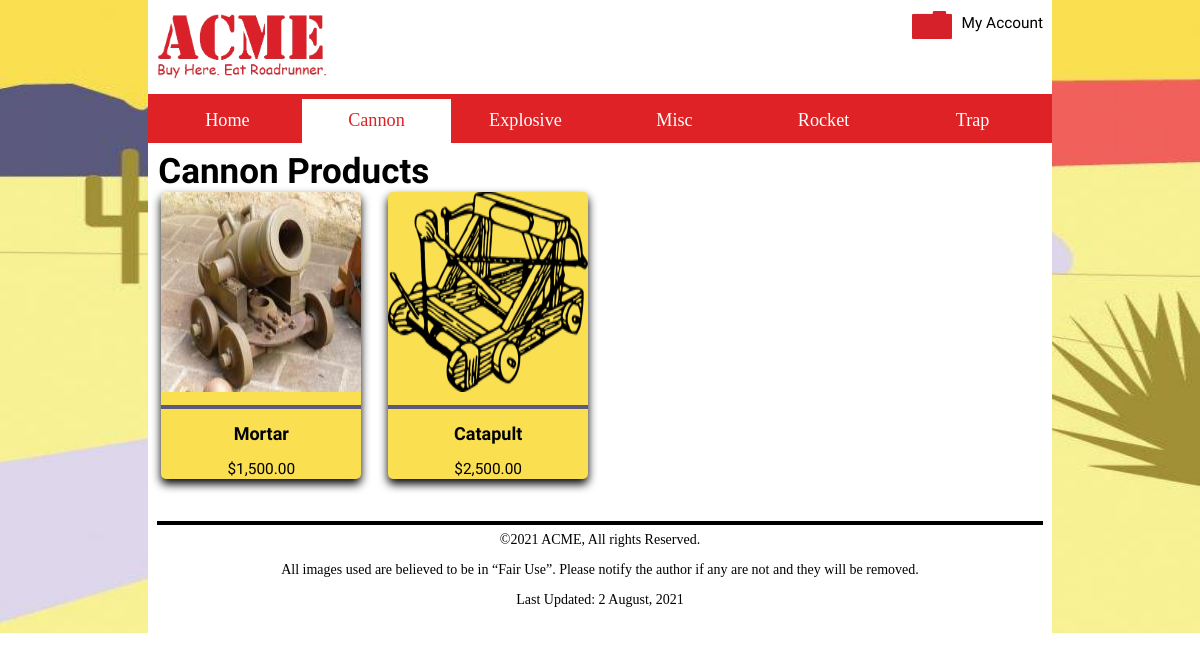
Page /products/?action=category&categoryName=Cannon on the committed database.
### tables this page shows
CREATE TABLE `categories` (
  `categoryId` int(10) UNSIGNED NOT NULL,
  `categoryName` varchar(30) NOT NULL
);

CREATE TABLE `inventory` (
  `invId` int(10) UNSIGNED NOT NULL,
  `invName` varchar(50) NOT NULL DEFAULT '',
  `invDescription` text NOT NULL,
  `invImage` varchar(50) NOT NULL DEFAULT '',
  `invThumbnail` varchar(50) NOT NULL DEFAULT '',
  `invPrice` decimal(10,2) NOT NULL DEFAULT 0.00,
  `invStock` smallint(6) NOT NULL DEFAULT 0,
  `invSize` smallint(6) NOT NULL DEFAULT 0,
  `invWeight` smallint(6) NOT NULL DEFAULT 0,
  `invLocation` varchar(35) NOT NULL DEFAULT '',
  `categoryId` int(10) UNSIGNED NOT NULL,
  `invVendor` varchar(20) NOT NULL DEFAULT '',
  `invStyle` varchar(20) NOT NULL DEFAULT ''
);

### model/acme-model.php (called while the page is built, shortened)
<?php
    function getCategories() {
        $db = acmeConnect();
        $sql = 'SELECT categoryId, categoryName FROM categories ORDER BY categoryName ASC';
        $stmt = $db->prepare($sql);
        $stmt->execute();
        $categories = $stmt->fetchAll();
        return $categories;
    }

### model/products-model.php (called while the page is built, shortened)
<?php
function getProductsByCategoryName($categoryName){
    $db = acmeConnect();
    $sql = 'SELECT * FROM inventory i JOIN categories c ON i.categoryId = c.categoryId WHERE categoryName = :categoryName';
    $stmt = $db->prepare($sql);
    $stmt->bindValue(':categoryName', $categoryName, PDO::PARAM_STR);
    $stmt->execute();
    $products = $stmt->fetchAll(PDO::FETCH_ASSOC);
    return $products;
}

### library/functions.php (the view, shortened to what this page needs)
<?php
function getNavList($categories) {
    $navList = '<ul id="navMenu">';
    $navList .= "<li class='mainMenu active'><a href='/acme/' title='View the Acme home page'>Home</a></li>";
    foreach ($categories as $category) {
        $navList .= "<li class='mainMenu'><a href='/acme/products/?action=category&categoryName=".urlencode($category['categoryName'])."' title='View our $category[categoryName] product line'>$category[categoryName]</a></li>";
    }
    $navList .= '</ul>';
    return $navList;
}
function buildProductsDisplay($products){
    $pd = '<ul id="prod-display">';
    foreach ($products as $product) {
        $pd .= '<li>';
        $pd .= '<a class="product-container" href="/acme/products/?action=product-info&invId='.$product['invId'].'&categoryName='.$product['categoryName'].'" title="Click to view this product">';
        $pd .= "<img src='$product[invThumbnail]' alt='Image of $product[invName] on Acme.com'>";
        $pd .= '<hr class="separator">';
        $pd .= "<h2>$product[invName]</h2>";
        $pd .= "<span>$".number_format($product['invPrice'], 2)."</span>";
        $pd .= "</a>";
        $pd .= '</li>';
    }
    $pd .= '</ul>';
    return $pd;
}

### products/index.php (shortened to what this page needs)
<?php
    require_once '../model/acme-model.php';
    require_once '../model/products-model.php';
    require_once '../library/functions.php';
    $categories = getCategories();
    $navList = getNavList($categories);
    $action = filter_input(INPUT_POST, 'action', FILTER_SANITIZE_STRING);
    if ($action == NULL){
        $action = filter_input(INPUT_GET, 'action', FILTER_SANITIZE_STRING);
    }
    switch ($action){
        case 'category':
            $categoryName = filter_input(INPUT_GET, 'categoryName', FILTER_SANITIZE_STRING);
            $products = getProductsByCategoryName($categoryName);
            if(!count($products)) {
                $message = "<p class='notice'>Sorry, no $categoryName products could be found.</p>";
            } else {
                $prodDisplay = buildProductsDisplay($products);
            }
            include '../view/category.php';
        break;
    }

### common/header.php (shortened to what this page needs)
<!DOCTYPE html>
<html lang="en-US">
<head>
    <link href="/acme/css/styles.css" rel="stylesheet" media="screen">
</head>
<body>
    <div class="content-wrapper">
    <header>
        <a href="/acme/" title="Redirect to the Home page">
            <img src="/acme/images/site/logo.gif" alt="ACME Company Logo" class="logo">
        </a>
        <div class="my-account">
            <?php
                if (isset($login_session) == TRUE) {
                    echo '<a href="/acme/accounts/" title="View my Profile" class="account-action"><span>Welcome '. $clientFirstname .'</span></a>&nbsp;&nbsp; | &nbsp;&nbsp;<a href="/acme/accounts/index.php?action=logout" title="Logout and return to the home page." class="account-action"><span>Logout</span></a>';
                } else {
                    echo '<a href="/acme/accounts/index.php?action=login" title="Redirect to the My Account" class="account-action"><img src="/acme/images/site/account.gif" alt="ACME Company Logo"><span>My Account</span></a>';
                }
            ?>
        </div>
    </header>
    <?php
        include $_SERVER['DOCUMENT_ROOT'] . '/acme/common/navigation.php';
    ?>
    <main>

### common/navigation.php (shortened to what this page needs)
<nav id="myNav">
    <?php echo $navList; ?>
</nav>

### view/category.php (shortened to what this page needs)
<?php
    include $_SERVER['DOCUMENT_ROOT'] . '/acme/common/header.php';
?>
    <section>
        <h1><?php echo $categoryName; ?> Products</h1>
        <?php
            if(isset($prodDisplay)){
                echo $prodDisplay;
            }
        ?>
    </section>
<?php include $_SERVER['DOCUMENT_ROOT'] . '/acme/common/footer.php'; ?>

### common/footer.php (shortened to what this page needs)
            </main>
            <footer>
                <hr>
                <p class="copy">&copy;<?php echo date('Y'); ?> ACME, All rights Reserved.</p>
                <p>All images used are believed to be in <q>Fair Use</q>. Please notify the author if any are not and they will be removed.</p>
                <p>Last Updated: <span id="lastUpdated"></span></p>
            </footer>
        </div>
    </body>
</html>

### css/styles.css (style rules this page uses)
html { box-sizing: border-box; font-family: 'Vollkorn', serif; font-size: 14px; margin: 0; padding: 0; }
*, *:before, *:after { box-sizing: inherit; }
body { background-image: url("/acme/images/site/background.jpg"); background-repeat: no-repeat; background-size: 100% 100%; color: #000000; display: flex; flex-direction: row; flex-flow: nowrap; margin: auto; max-width: 918px; }
h1, h2, h3, h4, h5, h6 { font-family: 'Sriracha', cursive; }
.content-wrapper { background-color: #ffffff; margin: 0 auto; width: 94%; }
header, main, footer { padding: 0.8rem 1%; }
nav { background-color: #de2226; padding: 5px 5px 0 5px; position: relative; }
nav ul { display: none; list-style: none; margin: 0; padding: 0; width: 100%; }
nav ul li a { color: #ffffff; display: block; font-size: 1.1rem; padding: .8rem 2%; text-align: left; text-decoration: none; }
.active a { background-color: #ffffff; color: #de2226; }
h1 { font-size: 1.8rem; margin: 0 2px; }
header { display: flex; justify-content: space-between; }
img.logo { height:auto; width: 120px; }
.my-account a img { height: auto; width: 30px; margin-right: .7em; vertical-align: middle; display:inline-block; }
div a span { color: #000000; font-family: 'Sriracha', cursive; font-size: 1rem; }
.account-action { text-decoration: none; }
h2 { font-size: 1.4rem; }
main { font-size: 1rem; padding: .5em; }
footer { text-align: center; }
hr { border: 2px solid #000000; }
.copy { margin-top: 5px; }
#prod-display, #image-display { margin: 0; padding: 0; display: grid; grid-template-columns: 1fr; gap: 20px; text-align: center; align-content: center; justify-content: center; box-sizing: border-box; }
#prod-display li, #image-display li { list-style-type: none; padding: 0; margin-left: 5px; overflow: hidden; background-color: #fadf50; border-radius: 5px; box-shadow: 0 5px 10px 0 rgba(0, 0, 0, 1); }
#prod-display li img, #image-display li img { width: 100%; height: 200px; }
#prod-display a, #prod-display a:visited, #image-display a, #image-display a:visited { color: #000000; text-decoration: none; width: 100%; }
#prod-display li h2 { font-size: 18px; line-height: 20px; }
.separator { border-color: #5b597e; }
@media only screen and (min-width: 32.5em) { #menu-area:checked ~ ul, nav ul { display: -webkit-flex; display: -moz-flex; display: -ms-flex; display: -o-flex; display: flex; flex-direction: row; } }
@media only screen and (min-width: 32.5em) { nav ul li { flex: 1; position: relative; } }
@media only screen and (min-width: 32.5em) { nav ul li a { font-size: 1.3rem; text-align: center; } }
@media only screen and (min-width: 32.5em) { img.logo { width: 170px; } }
@media only screen and (min-width: 32.5em) { .my-account a img { width: 40px; } }
@media only screen and (min-width: 32.5em) { div a span { font-size: 1.1rem; } }
@media only screen and (min-width: 32.5em) { .content-wrapper { width: 98.5%; } }
@media only screen and (min-width: 32.5em) { h1 { font-size: 2rem; } }
@media only screen and (min-width: 32.5em) { h2 { font-size: 1.8rem; } }
@media only screen and (min-width: 32.5em) { main, div.call-to-action ul li { font-size: 1.1rem; } }
@media only screen and (min-width: 32.5em) { #prod-display, #image-display { grid-template-columns: repeat(4, 1fr); } }
@media only screen and (min-width: 32.5em) { #prod-display li, #image-display li { max-width: 200px; flex: 1 0 auto; text-align: center; max-height: 400px; margin-bottom: 15px; } }
@media only screen and (min-width: 60em) { h1 { font-size: 2.5rem; } }
@media only screen and (min-width: 60em) { h2 { font-size: 2rem; } }
@media only screen and (min-width: 60em) { main, div.call-to-action ul li { font-size: 1.2rem; } }

### rows in the picture
categories: categoryName "Cannon"
categories: categoryName "Explosive"
categories: categoryName "Misc"
categories: categoryName "Rocket"
categories: categoryName "Trap"
inventory: invThumbnail (picture), invName "Mortar", invPrice "1,500.00"
inventory: invThumbnail (picture), invName "Catapult", invPrice "2,500.00"

### other values in the picture
$categoryName "Cannon"
